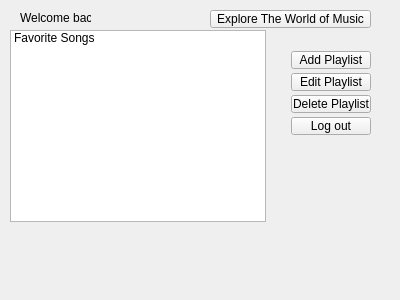
<?xml version="1.0" encoding="UTF-8"?>
<ui version="4.0">
 <class>ListenerPage</class>
 <widget class="QWidget" name="ListenerPage">
  <property name="geometry">
   <rect>
    <x>0</x>
    <y>0</y>
    <width>400</width>
    <height>300</height>
   </rect>
  </property>
  <property name="windowTitle">
   <string>Form</string>
  </property>
  <widget class="QLabel" name="labelWelcome">
   <property name="geometry">
    <rect>
     <x>20</x>
     <y>10</y>
     <width>71</width>
     <height>16</height>
    </rect>
   </property>
   <property name="text">
    <string>Welcome back!</string>
   </property>
  </widget>
  <widget class="QPushButton" name="buttonExplore">
   <property name="geometry">
    <rect>
     <x>210</x>
     <y>10</y>
     <width>161</width>
     <height>18</height>
    </rect>
   </property>
   <property name="text">
    <string>Explore The World of Music</string>
   </property>
  </widget>
  <widget class="QListWidget" name="listWidgetPlaylists">
   <property name="geometry">
    <rect>
     <x>10</x>
     <y>30</y>
     <width>256</width>
     <height>192</height>
    </rect>
   </property>
   <item>
    <property name="text">
     <string>Favorite Songs</string>
    </property>
   </item>
  </widget>
  <widget class="QPushButton" name="buttonAddPlaylist">
   <property name="geometry">
    <rect>
     <x>291</x>
     <y>51</y>
     <width>80</width>
     <height>18</height>
    </rect>
   </property>
   <property name="text">
    <string>Add Playlist</string>
   </property>
  </widget>
  <widget class="QPushButton" name="buttonEditPlaylist">
   <property name="geometry">
    <rect>
     <x>291</x>
     <y>73</y>
     <width>80</width>
     <height>18</height>
    </rect>
   </property>
   <property name="text">
    <string>Edit Playlist</string>
   </property>
  </widget>
  <widget class="QPushButton" name="buttonDeletePlaylist">
   <property name="geometry">
    <rect>
     <x>291</x>
     <y>95</y>
     <width>80</width>
     <height>18</height>
    </rect>
   </property>
   <property name="text">
    <string>Delete Playlist</string>
   </property>
  </widget>
  <widget class="QPushButton" name="buttonLogout">
   <property name="geometry">
    <rect>
     <x>291</x>
     <y>117</y>
     <width>80</width>
     <height>18</height>
    </rect>
   </property>
   <property name="text">
    <string>Log out</string>
   </property>
  </widget>
 </widget>
 <resources/>
 <connections/>
</ui>
